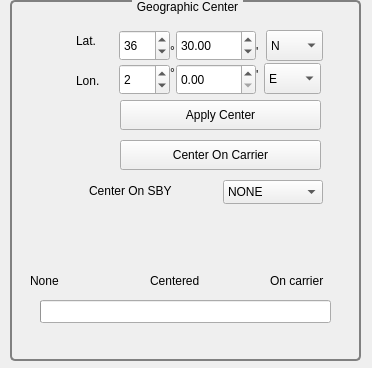
<?xml version="1.0" encoding="UTF-8"?>
<ui version="4.0">
 <class>PlotCenterPanel</class>
 <widget class="QWidget" name="PlotCenterPanel">
  <property name="geometry">
   <rect>
    <x>0</x>
    <y>0</y>
    <width>372</width>
    <height>368</height>
   </rect>
  </property>
  <property name="windowTitle">
   <string/>
  </property>
  <widget class="QGroupBox" name="GeographicCenterFrame">
   <property name="geometry">
    <rect>
     <x>10</x>
     <y>0</y>
     <width>351</width>
     <height>361</height>
    </rect>
   </property>
   <property name="styleSheet">
    <string notr="true"> QGroupBox#GeographicCenterFrame {
     border: 2px solid gray;
     border-radius: 5px;
     margin-top: 1ex; 
    }

    QGroupBox#GeographicCenterFrame::title {
     subcontrol-origin: margin;
     subcontrol-position: top center;
     padding: 0 3px;
    }
    </string>
   </property>
   <property name="title">
    <string>Geographic Center</string>
   </property>
   <widget class="QLabel" name="LatitudeLabel">
    <property name="geometry">
     <rect>
      <x>66</x>
      <y>30</y>
      <width>41</width>
      <height>21</height>
     </rect>
    </property>
    <property name="text">
     <string>Lat.</string>
    </property>
   </widget>
   <widget class="QLabel" name="LongitudeLabel">
    <property name="geometry">
     <rect>
      <x>66</x>
      <y>70</y>
      <width>44</width>
      <height>21</height>
     </rect>
    </property>
    <property name="text">
     <string>Lon.</string>
    </property>
   </widget>
   <widget class="QComboBox" name="cbLatHemisphere">
    <property name="geometry">
     <rect>
      <x>256</x>
      <y>30</y>
      <width>57</width>
      <height>31</height>
     </rect>
    </property>
    <item>
     <property name="text">
      <string>N</string>
     </property>
    </item>
    <item>
     <property name="text">
      <string>S</string>
     </property>
    </item>
   </widget>
   <widget class="QProgressBar" name="pbarState">
    <property name="geometry">
     <rect>
      <x>30</x>
      <y>300</y>
      <width>291</width>
      <height>23</height>
     </rect>
    </property>
    <property name="maximum">
     <number>2</number>
    </property>
    <property name="value">
     <number>-1</number>
    </property>
    <property name="textVisible">
     <bool>false</bool>
    </property>
    <property name="invertedAppearance">
     <bool>false</bool>
    </property>
   </widget>
   <widget class="QLabel" name="label">
    <property name="geometry">
     <rect>
      <x>20</x>
      <y>270</y>
      <width>79</width>
      <height>21</height>
     </rect>
    </property>
    <property name="text">
     <string>None</string>
    </property>
   </widget>
   <widget class="QLabel" name="label_2">
    <property name="geometry">
     <rect>
      <x>140</x>
      <y>270</y>
      <width>121</width>
      <height>21</height>
     </rect>
    </property>
    <property name="text">
     <string>Centered</string>
    </property>
   </widget>
   <widget class="QLabel" name="label_3">
    <property name="geometry">
     <rect>
      <x>260</x>
      <y>270</y>
      <width>79</width>
      <height>21</height>
     </rect>
    </property>
    <property name="text">
     <string>On carrier</string>
    </property>
   </widget>
  </widget>
  <widget class="QLabel" name="CenterOnSbyLabel">
   <property name="geometry">
    <rect>
     <x>89</x>
     <y>180</y>
     <width>130</width>
     <height>21</height>
    </rect>
   </property>
   <property name="text">
    <string>Center On SBY</string>
   </property>
  </widget>
  <widget class="QLabel" name="IlvGraphic_211">
   <property name="geometry">
    <rect>
     <x>113</x>
     <y>45</y>
     <width>41</width>
     <height>4</height>
    </rect>
   </property>
   <property name="text">
    <string>'</string>
   </property>
  </widget>
  <widget class="QComboBox" name="cbLongHemisphere">
   <property name="geometry">
    <rect>
     <x>264</x>
     <y>63</y>
     <width>57</width>
     <height>31</height>
    </rect>
   </property>
   <item>
    <property name="text">
     <string>E</string>
    </property>
   </item>
   <item>
    <property name="text">
     <string>W</string>
    </property>
   </item>
  </widget>
  <widget class="QComboBox" name="cbBuoyCenter">
   <property name="geometry">
    <rect>
     <x>223</x>
     <y>180</y>
     <width>100</width>
     <height>24</height>
    </rect>
   </property>
   <item>
    <property name="text">
     <string>NONE</string>
    </property>
   </item>
  </widget>
  <widget class="QDoubleSpinBox" name="sbLatMin">
   <property name="geometry">
    <rect>
     <x>176</x>
     <y>30</y>
     <width>80</width>
     <height>31</height>
    </rect>
   </property>
   <property name="minimum">
    <double>0.000000000000000</double>
   </property>
   <property name="maximum">
    <double>59.000000000000000</double>
   </property>
   <property name="singleStep">
    <double>1.000000000000000</double>
   </property>
   <property name="value">
    <double>30.000000000000000</double>
   </property>
  </widget>
  <widget class="QSpinBox" name="sbLongDegrees">
   <property name="geometry">
    <rect>
     <x>119</x>
     <y>64</y>
     <width>51</width>
     <height>31</height>
    </rect>
   </property>
   <property name="minimum">
    <number>-179</number>
   </property>
   <property name="maximum">
    <number>179</number>
   </property>
   <property name="singleStep">
    <number>1</number>
   </property>
   <property name="value">
    <number>2</number>
   </property>
  </widget>
  <widget class="QDoubleSpinBox" name="sbLongMin">
   <property name="geometry">
    <rect>
     <x>176</x>
     <y>64</y>
     <width>80</width>
     <height>31</height>
    </rect>
   </property>
   <property name="minimum">
    <double>0.000000000000000</double>
   </property>
   <property name="maximum">
    <double>59.000000000000000</double>
   </property>
   <property name="singleStep">
    <double>1.000000000000000</double>
   </property>
   <property name="value">
    <double>0.000000000000000</double>
   </property>
  </widget>
  <widget class="QSpinBox" name="sbLatDegrees">
   <property name="geometry">
    <rect>
     <x>119</x>
     <y>30</y>
     <width>51</width>
     <height>31</height>
    </rect>
   </property>
   <property name="minimum">
    <number>-74</number>
   </property>
   <property name="maximum">
    <number>74</number>
   </property>
   <property name="singleStep">
    <number>1</number>
   </property>
   <property name="value">
    <number>36</number>
   </property>
  </widget>
  <widget class="QPushButton" name="btApplyCenter">
   <property name="geometry">
    <rect>
     <x>120</x>
     <y>100</y>
     <width>201</width>
     <height>30</height>
    </rect>
   </property>
   <property name="text">
    <string>Apply Center</string>
   </property>
   <property name="icon">
    <iconset>
     <normalon>:/</normalon>
    </iconset>
   </property>
   <property name="iconSize">
    <size>
     <width>32</width>
     <height>32</height>
    </size>
   </property>
   <property name="checkable">
    <bool>false</bool>
   </property>
  </widget>
  <widget class="QPushButton" name="btCenterOnCarrier">
   <property name="geometry">
    <rect>
     <x>120</x>
     <y>140</y>
     <width>201</width>
     <height>30</height>
    </rect>
   </property>
   <property name="text">
    <string>Center On Carrier</string>
   </property>
   <property name="icon">
    <iconset>
     <normalon>:/</normalon>
    </iconset>
   </property>
   <property name="iconSize">
    <size>
     <width>32</width>
     <height>32</height>
    </size>
   </property>
   <property name="checkable">
    <bool>false</bool>
   </property>
  </widget>
  <widget class="QLabel" name="signoGradosLat">
   <property name="geometry">
    <rect>
     <x>170</x>
     <y>40</y>
     <width>10</width>
     <height>22</height>
    </rect>
   </property>
   <property name="text">
    <string>°</string>
   </property>
  </widget>
  <widget class="QLabel" name="signoGradosLon">
   <property name="geometry">
    <rect>
     <x>170</x>
     <y>62</y>
     <width>10</width>
     <height>22</height>
    </rect>
   </property>
   <property name="text">
    <string>°</string>
   </property>
  </widget>
  <widget class="QLabel" name="IlvGraphic_212">
   <property name="geometry">
    <rect>
     <x>256</x>
     <y>63</y>
     <width>6</width>
     <height>24</height>
    </rect>
   </property>
   <property name="text">
    <string>'</string>
   </property>
  </widget>
  <widget class="QLabel" name="IlvGraphic_213">
   <property name="geometry">
    <rect>
     <x>256</x>
     <y>40</y>
     <width>6</width>
     <height>24</height>
    </rect>
   </property>
   <property name="text">
    <string>'</string>
   </property>
  </widget>
 </widget>
 <tabstops>
  <tabstop>sbLatDegrees</tabstop>
  <tabstop>sbLatMin</tabstop>
  <tabstop>cbLatHemisphere</tabstop>
  <tabstop>sbLongDegrees</tabstop>
  <tabstop>sbLongMin</tabstop>
  <tabstop>btApplyCenter</tabstop>
 </tabstops>
 <resources/>
 <connections/>
</ui>
